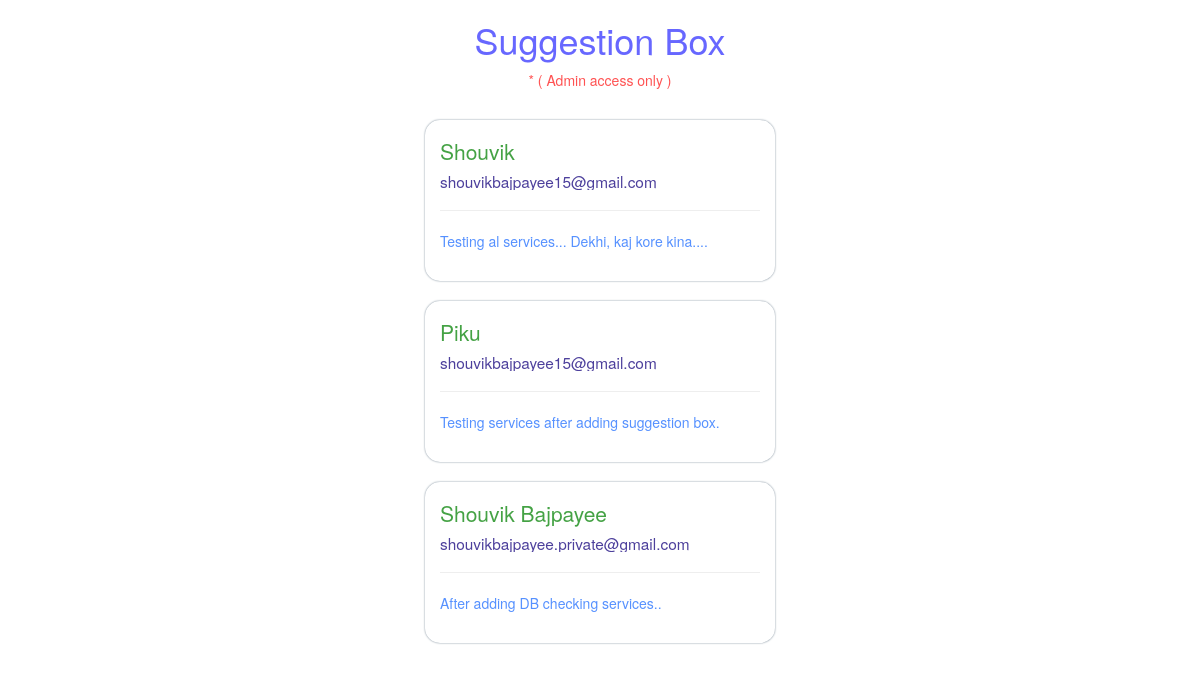
Page /sugg (signed in) on the committed database.
### tables this page shows
CREATE TABLE msg(
            name VARCHAR2(100),
            email VARCHAR2(300),
            msg VARCHAR2(100000000000000000000)
        );

### app.py (the view)
@app.route("/sugg")
def sugg():
    if 'username' in session:
        msgs = md.getMsgs()
        return render_template("msgs.html", msgs = msgs)
    else:
        return redirect(url_for('login'))

### msgDB.py (called while the page is built)
def getMsgs():
    db.execute("SELECT * FROM msg")
    msgs = db.fetchall()
    return msgs

### templates/msgs.html (shortened to what this page needs)
<!DOCTYPE html>
<html lang="en">
<head>
    <link rel="stylesheet" href="https://maxcdn.bootstrapcdn.com/bootstrap/3.4.0/css/bootstrap.min.css">
</head>
<body align="center">
    <div class="container">
        <h1 id="heading">Suggestion Box</h1>
        <p style="color: rgba(255, 0, 0, 0.678);">* ( Admin access only )</p>
    </div>
    <br>
    <div class="container">
    <div class="container row">
        <div class="col-lg-4 col-md-4"></div>
        <div class="col-lg-4 col-md-4">
            {% if (msgs|length) %}
            {% for i in range(msgs|length) | reverse %}
                <div class="container" id="msgcontainer">
                    <h3 id="msgsender">{{ msgs[i][0] }}</h3>
                    <h4 id="senderemail">{{ msgs[i][1] }}</h4><hr>
                    <p id="mainmsg">{{ msgs[i][2] }}</p><br>
                </div>
                <br>
            {% endfor %}
            {% else %}
                <div class="container">
                    <h3 id="nomsg">No suggestions or messages till now</h3>
                </div>
            {% endif %}
        </div>
        <div class="col-lg-4 col-md-4"></div>
    </div>
    </div>
    <br><br><br>
</body>
</html>

### templates/msgs.html (style rules this page uses)
html { scroll-behavior: smooth; }
#heading { color: rgba(0, 0, 255, 0.596); }
#msgcontainer { width: 100%; text-decoration: none; -moz-border-radius: 15px; -webkit-border-radius: 15px; border-radius: 15px; box-shadow: 0px 0px 2px 0px slategray; }
#msgsender { font-size: 150%; text-align: left; color: rgba(0, 128, 0, 0.733); }
#senderemail { font-size: 110%; text-align: left; overflow: scroll; color: rgba(29, 13, 129, 0.787); }
#mainmsg { text-align: left; color: rgb(86, 145, 255); }

### rows in the picture
msg: name "Shouvik", email "shouvikbajpayee15@gmail.com", msg "Testing al services... Dekhi, kaj kore kina...."
msg: name "Piku", email "shouvikbajpayee15@gmail.com", msg "Testing services after adding suggestion box."
msg: name "Shouvik Bajpayee", email "shouvikbajpayee.private@gmail.com", msg "After adding DB checking services.."
